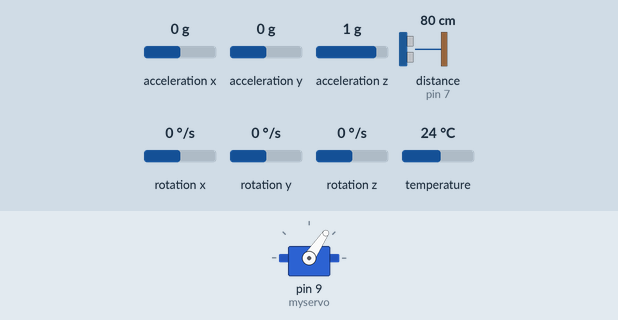
A sketch run on a simulated Arduino Uno, built with avr-gcc and run on an emulated ATmega328P. Shown: servo. Inputs (shaded band) come from the test bench; at power-on: distance to the obstacle (sensor on pin 7) 80 cm, acceleration x 0 g, acceleration y 0 g, acceleration z 1 g, rotation x 0 °/s, rotation y 0 °/s, rotation z 0 °/s, temperature 24 °C. The echo pulse lasts 58.3 µs per cm; what the sketch prints to the serial monitor is not drawn.

Above: at 12.2 s.
12.3 s: distance to the obstacle (sensor on pin 7) set to 2 cm
At 13.1 s:
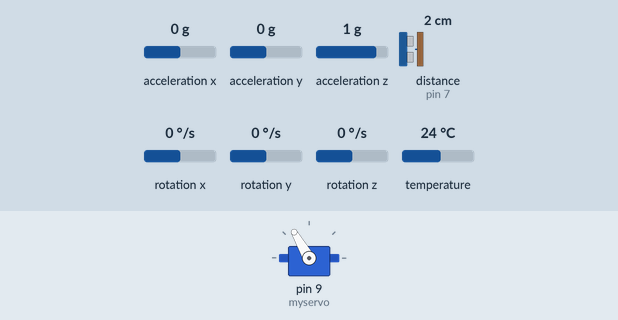
13.8 s: distance to the obstacle (sensor on pin 7) set to 4 cm
At 14.4 s:
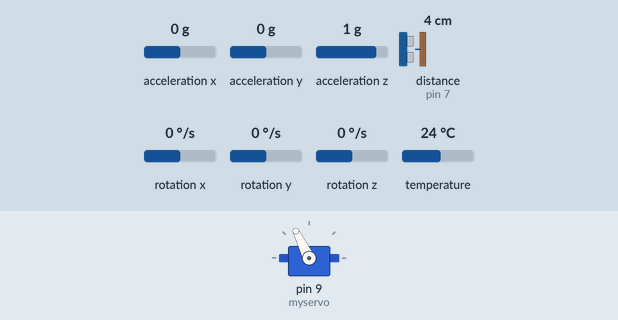
15.3 s: distance to the obstacle (sensor on pin 7) set to 9 cm
At 15.7 s:
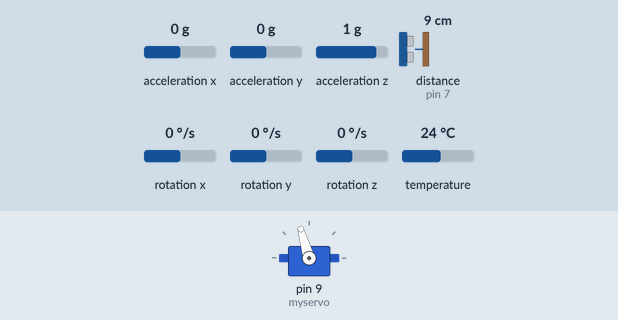
Timing chart, 0 to 18.3 s (numbered marks = the images above; inputs shaded):
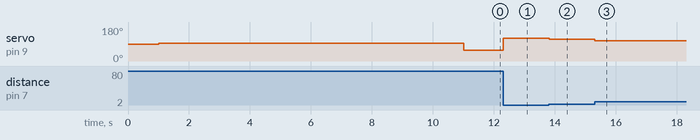

The sketch:

controlador.ino
```cpp
#include <Adafruit_MPU6050.h>
#include <Adafruit_Sensor.h>
#include <Wire.h>
#include <math.h>
#include <Servo.h>
#include <NewPing.h>


/* Prototipos */
void matlab_send(float* datos, uint32_t cantidad);

/* MACROS */
#define T_LOOP_US       20000
#define US_2_SEG        1000000.0
#define FREC_ENVIO      1
#define GYRO_X_OFFSET   +3.04
#define ALPHA           0.1
#define INITIAL_ANGLE   0

#define NEUTRO          1520 // +700 y -400
#define K_SERVO_US_DEG  27.78 // Factor de conversión: 500 us / 18 grados

#define ENVIO_PULSE     50*10
#define OFFSET_SERVO    100

#define NEUTRO_DIST     15.0

/* ---  MACROS CONTROLADOR --- */
#define K_P             20

/* --- Vars Controlador --- */
float e_1 = 0.0; // Error en n-1
float e_2 = 0.0; // Error en n-2
float u_1 = 0.0; // Acción de control en n-1
float u_2 = 0.0; // Acción de control en n-2
float setpoint = NEUTRO_DIST;

/* --- */
Adafruit_MPU6050 mpu;
unsigned long t_anterior = 0;
uint32_t count_tx        = 0;
float angle_fc = INITIAL_ANGLE;

/* --- Vars SR04 --- */
const int TRIGGER_PIN = 6;
const int ECHO_PIN = 7;
const int MAX_DISTANCE = 450;
NewPing sonar(TRIGGER_PIN, ECHO_PIN, MAX_DISTANCE);

/* --- Vars Servo --- */
Servo myservo;
uint32_t count_pulse    = 0;
uint32_t estado_pulse   = 0;
float pulse             = 0;

/* --- */
void setup() {
  Serial.begin(115200);
  myservo.attach(9);
  delay(1000);
  myservo.writeMicroseconds(NEUTRO);

  if (!mpu.begin()) {
    Serial.println("Failed to find MPU6050 chip");
    while (1) {
      delay(10);
    }
  }
  Serial.println("MPU6050 Found!");

  mpu.setAccelerometerRange(MPU6050_RANGE_8_G);
  mpu.setGyroRange(MPU6050_RANGE_500_DEG);
  mpu.setFilterBandwidth(MPU6050_BAND_44_HZ);
  delay(10000);
}

void loop() {
  unsigned long t_actual = micros();

  if ((t_actual - t_anterior) >= (T_LOOP_US)) {
    float dt = (t_actual - t_anterior) / US_2_SEG;
    t_anterior = t_actual;
    count_tx++;


    /*** DATOS IMU ***/
    sensors_event_t a, g, temp;
    mpu.getEvent(&a, &g, &temp);

    float angle_acc_x   = atan2(a.acceleration.y, a.acceleration.z) * 180 / PI;
    float gx_deg        = g.gyro.x * 180.0 / PI + GYRO_X_OFFSET;
    float angle_gyro_x  = angle_fc + gx_deg * dt;
    angle_fc            = ALPHA * angle_acc_x + (1-ALPHA) * angle_gyro_x;


    /*** DATOS SR04 ***/
    unsigned long time_ping = sonar.ping();
    float dist = time_ping / (2.0 * 29.287);


    /*** CONTROLADOR ***/
    float e_0 = setpoint - dist;
    float u_0 = K_P * e_0;

    int pwm_out = NEUTRO + (int)(u_0);

    if (pwm_out > NEUTRO + 700) {
      pwm_out = NEUTRO + 700;
      u_0 = (float)(pwm_out - NEUTRO);
    }
    else if (pwm_out < NEUTRO - 400) {
      pwm_out = NEUTRO - 400;
      u_0 = (float)(pwm_out - NEUTRO);
    }

    myservo.writeMicroseconds(pwm_out);

    /*
    Serial.print(pwm_out);
    Serial.print(" ----");
    Serial.print(u_0);
    Serial.print(" ---- dist: ");
    Serial.print(dist);
    Serial.print(" ---- setpoint: ");
    Serial.println(setpoint);
    */

    if (count_pulse >= ENVIO_PULSE) {
      count_pulse = 0;
      switch (estado_pulse) {
        case 0:
          setpoint = NEUTRO_DIST;
          estado_pulse = 1;
          break;
        case 1:
          setpoint = NEUTRO_DIST + 10;
          estado_pulse = 0;
          break;
      }
    }
    count_pulse++;


    /*** ENVÍO SIMULINK ***/

    if (count_tx == FREC_ENVIO) {
      count_tx = 0;
      float to_send[] = {setpoint, dist, u_0};
      matlab_send(to_send, 3);
    }


  }
}


void matlab_send(float* datos, uint32_t cantidad) {
  Serial.write("abcd");
  for (int i = 0; i < cantidad; i++) {
    Serial.write((byte*) &datos[i], 4);
  }
}
```

Measured:
- after the input at 12.3 s, servo on pin 9 (myservo): 56° → 120° at once
- after the input at 13.8 s, servo on pin 9 (myservo): 120° → 116° at once
- after the input at 15.3 s, servo on pin 9 (myservo): 116° → 106° at once
